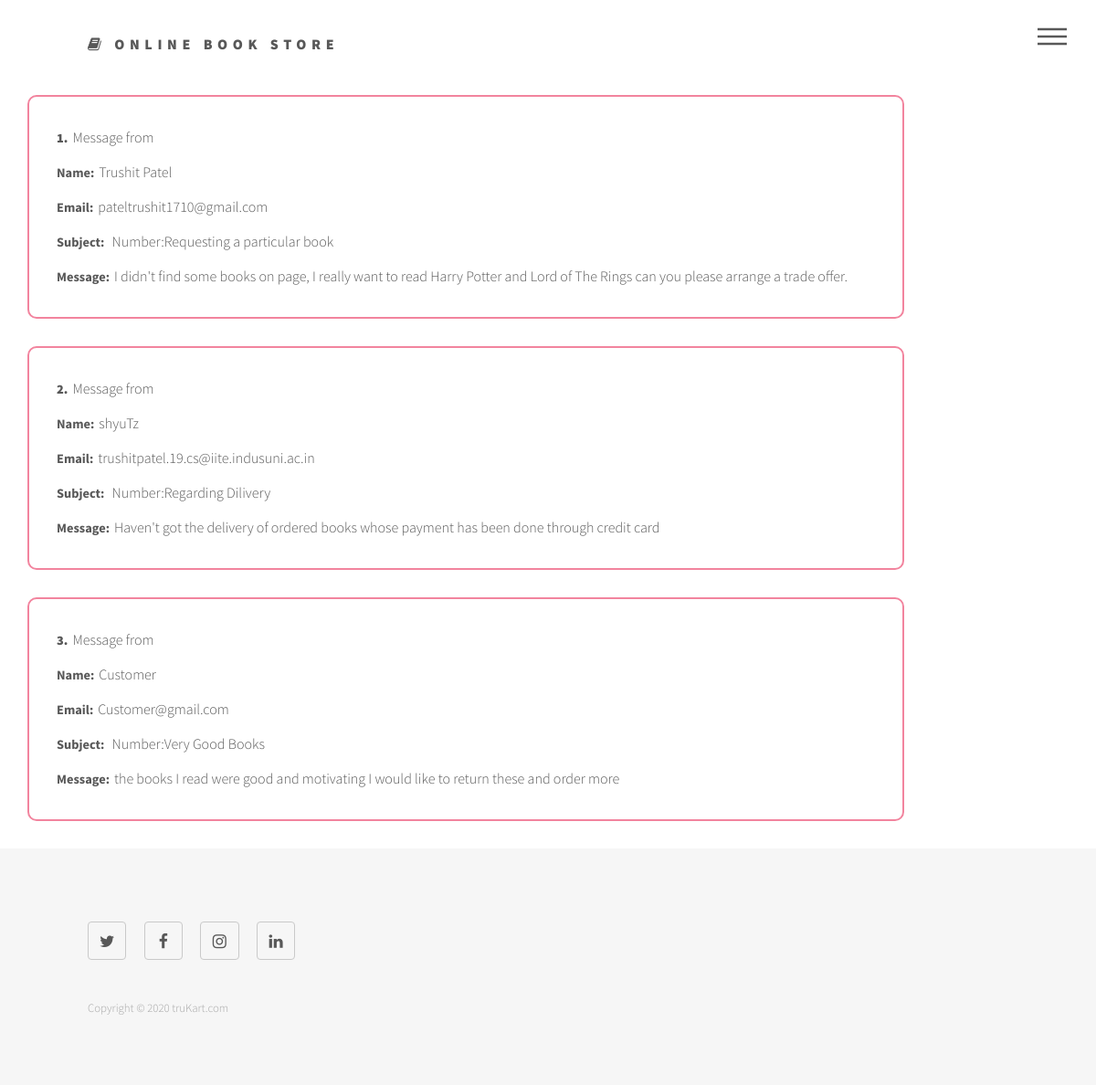
The page /formdata on the database its author committed.
### eComWebsiteApp/models.py (models this page shows, shortened)
class Userdata(models.Model):
    name = models.CharField(max_length=50)
    Email = models.EmailField(max_length=50)
    subject= models.CharField(max_length=100,default="")
    message = models.CharField(max_length=300)

### eComWebsiteApp/views.py (the view)
# urls.py: path('formdata',views.formdata,name="formdata"),
def formdata(request):
    myproduct = Userdata.objects.all()
    print(myproduct)
    return render(request, "formdata.html",{'myproduct':myproduct})

### eComWebsiteApp/templates/formdata.html (shortened to what this page needs)
{% extends 'base.html' %}
{% load static %}
{% block content %}
{% for person in myproduct %}
<div class="formdatacontainer">
    <p><label class="counter">{{ forloop.counter }}.</label>Message from</p>
    <p><label>Name:</label>{{ person.name }}</p>
    <p><label>Email:</label>{{ person.Email }}</p>
    <p><label>Subject:</label> Number:{{ person.subject }}</p>
    <p><label>Message:</label>{{ person.message}}</p>
</div>
{% endfor %}
{% endblock %}

### eComWebsiteApp/templates/base.html (shortened to what this page needs)
{% load static %}
<!DOCTYPE HTML>
<html>
<head>
    <link rel="stylesheet" href="{% static 'assets/bootstrap/css/bootstrap.min.css' %}" />
    <link rel="stylesheet" href="{% static 'assets/css/main.css' %}" />
</head>
<body class="is-preload">
    <div id="wrapper">
        <header id="header">
            <div class="inner">
                <a href="/" class="logo">
                    <span class="fa fa-book"></span> <span class="title">Online Book  Store </span>
                </a>
                <nav>
                    <ul>
                        <li><a href="#menu">Menu</a></li>
                    </ul>
                </nav>
            </div>
        </header>
        {% block content %}
        {% endblock %}
        <footer id="footer">
            <div class="inner">
                <section>
                    <ul class="icons">
                        <li><a href="https://twitter.com/trushit666" class="icon style2 fa-twitter"></a></li>
                        <li><a href="https://www.facebook.com/trushit.patel.501/" class="icon style2 fa-facebook"></a></li>
                        <li><a href="https://www.instagram.com/_truxxhit/" class="icon style2 fa-instagram"></a></li>
                        <li><a href="https://www.linkedin.com/in/trushitpatel/" class="icon style2 fa-linkedin"></a></li>
                    </ul>
                </section>
                <ul class="copyright">
                    <li>Copyright © 2020 truKart.com </li>
                </ul>
            </div>
        </footer>
    </div>
</body>
</html>

### eComWebsiteApp/templates/formdata.html (style rules this page uses)
.formdatacontainer { border:2px solid #f2849e; border-radius: 10px; width: 80%; padding: 20px; margin-left: 30px; margin-bottom: 30px; }
label { font-weight: bold; display: inline; margin-right: 5px; }
p { margin: 10px; }
.counter { font-weight: 800; }

### rows shown on the page
Userdata: name "Trushit Patel", Email "pateltrushit1710@gmail.com", subject "Requesting a particular book", message "I didn't find some books on page, I really want to read Harry Potter and Lord of The Rings can you please arrange a trade offer."
Userdata: name "shyuTz", Email "trushitpatel.19.cs@iite.indusuni.ac.in", subject "Regarding Dilivery", message "Haven't got the delivery of ordered books whose payment has been done through credit card"
Userdata: name "Customer", Email "Customer@gmail.com", subject "Very Good Books", message "the books I read were good and motivating I would like to return these and order more"
